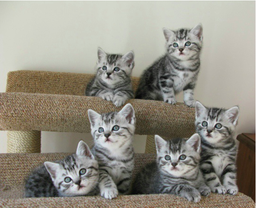
#> input picture Image/kittens.png, 256 x 208 px, shrunk from 571 x 464 before the run, found by its file name
$ python Matching.py
#> lines starting #> are read from the running program, lines starting #| are printed output that depends on the picture; after the words box and inside, x2 and y2 are one past the last pixel; in counts of white or black regions, pixels touching at a corner belong together
### Correlation_Coefficient.py
"""
There are two useful functions:
1.    correlationCoef will tell you the coreelation coefficient of two patches of same size
      the greater this coefficient is, the similar this two patches are.
2.    matchTemplate will automatically go through the whole input 'img' with a sliding window
      and implement correlationCoef function on every window comparing it to template.

"""
import cv2
import numpy as np
from matplotlib import pyplot as plt
def correlationCoef(g1,g2):
    """
    Parameters:
        g1: graph one, grayscale(0-255)
        g2: graph two, grayscale(0-255)

    Return:
        Correlation coefficient(float).
    """
    #1. make sure I read the correct patches
    if(g1.shape!=g2.shape):
        print('Invalid patch. Patch should be in same size')
        print('Size of graph 1:',(g1.shape))
        print('Size of graph 2:',(g2.shape))
        return 0
    #2. Calculate Statistic Infomation
    std_g1=np.std(g1)
    std_g2=np.std(g2)
    array1=g1.ravel()
    array2=g2.ravel()
    cov_matrix=np.cov(array1,array2)
    cov=cov_matrix[1,0]
    #3. Calculate coefficient(float)
    coef=cov/(std_g1*std_g2)
    return coef


def matchTemplate(img,template):
    """
    Parameters:
        img: image, such as a cat, grayscale(0-255)
        template: your target, such as a cat's paw, grayscale(0-255)

    Return:
        a float image consisted of correlation coefficient of each pixel.
    """

    win_w,win_h=template.shape[::-1]
    w,h=img.shape[::-1]
    result=np.zeros(img.shape)
    for row in range(h-win_h):
        for col in range(w-win_w):
            t_patch=img[row:row+win_h,col:col+win_w]
            result[row,col]=correlationCoef(template,t_patch)
    return result

### Matching.py
import cv2
import numpy as np
from matplotlib import pyplot as plt
from Correlation_Coefficient import matchTemplate

# read the image

img = cv2.imread('Image\kittens.png',0) #dtype = uint8
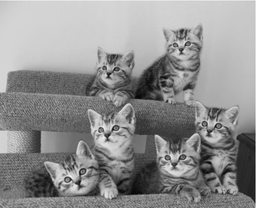
#> img: shape (208, 256); min 5, max 242, mean 143.4
img2=img.copy()
template=cv2.imread('Image\paw.png',0)
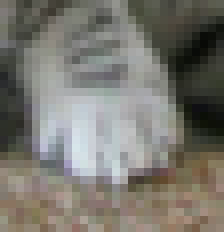
#> input picture Image/paw.png, 28 x 29 px, shrunk from 63 x 65 before the run, found by its file name (shown 8 times larger)
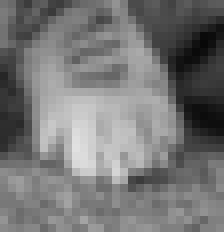
#> template: shape (29, 28) (shown 8 times larger); min 8, max 225, mean 118.2
w,h=template.shape[::-1]
#> w = 28; h = 29

res=matchTemplate(img2,template)
#> the loop in matchTemplate, `for row in range(h-win_h):` made 179 passes
#> after the loop in matchTemplate, `for row in range(h-win_h):`:
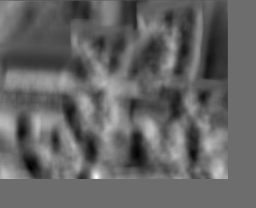
#> result: shape (208, 256) float64; min -0.712, max 0.943, mean -0.0532; drawn with min black and max white
#res=cv2.matchTemplate(img2,template,cv2.TM_CCOEFF_NORMED)

# Visualization
min_val,max_val,min_loc,max_loc = cv2.minMaxLoc(res)
top_left = max_loc
bottom_right = (top_left[0]+w,top_left[1]+h)
cv2.rectangle(img,top_left,bottom_right,255,2)
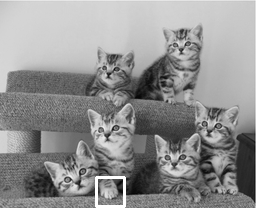
#> img: shape (208, 256); 0.63% of pixels changed, all inside (x1, y1, x2, y2) = (95, 176, 126, 208)

plt.subplot(121),plt.imshow(template,cmap='gray')
plt.title('Template'),plt.xticks([]),plt.yticks([]) #remove axies labels
plt.subplot(122),plt.imshow(img,cmap='gray')
plt.title('Result'),plt.xticks([]),plt.yticks([])
plt.show()
